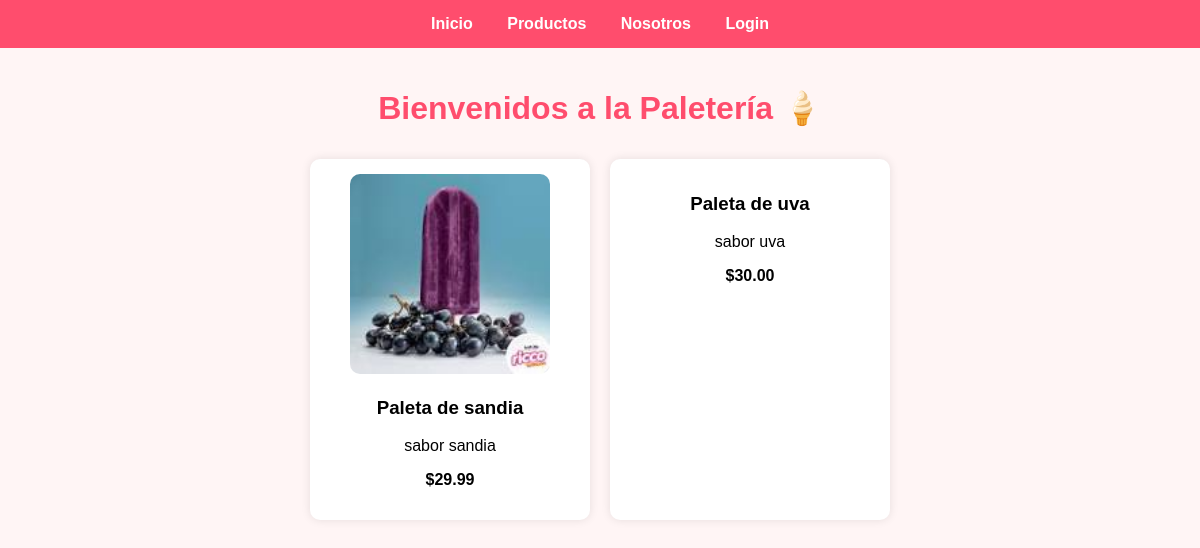
Before: / with the older database file.
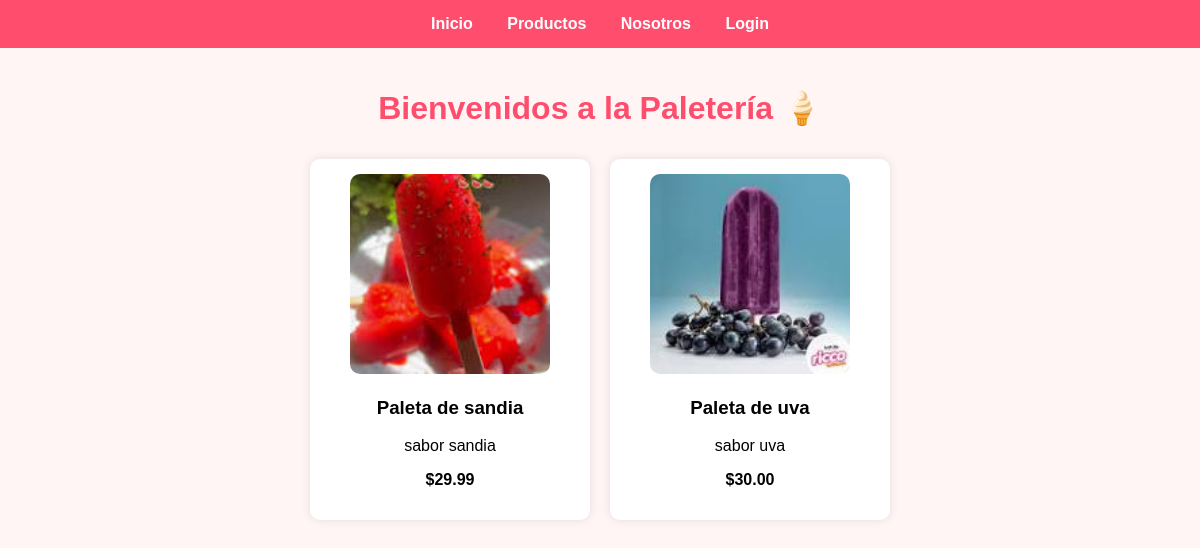
After: the same page with the newer database file.
### store/models.py (models this page shows, shortened)
class Product(models.Model):
    name = models.CharField(max_length=100)
    description = models.TextField()
    price = models.DecimalField(max_digits=6, decimal_places=2)
    categoria = models.ForeignKey(
    Categoria,
    on_delete=models.CASCADE,
    related_name='productos',
    null=True,
    blank=True
    )
    imagen = models.ImageField(upload_to='productos/', blank=True, null=True)
    disponible = models.BooleanField(default=True)

### store/views.py (the view)
# urls.py: 2. Add a URL to urlpatterns:  path('', views.home, name='home')
def home(request):
    products = Product.objects.all()
    return render(request, 'store/home.html', {'products': products})

### store/templates/store/home.html
{% extends 'store/base.html' %}
{% block content %}
<h1>Bienvenidos a la Paletería 🍦</h1>
<div style="display:flex; flex-wrap:wrap; justify-content:center;">
{% for product in products %}
<div class="card" style="width:250px; text-align:center;">
    {% if product.imagen %}
        <img src="{{ product.imagen.url }}"
             width="200"
             height="200"
             style="border-radius:10px;">
    {% endif %}
    <h3>{{ product.name }}</h3>
    <p>{{ product.description }}</p>
    <p><strong>${{ product.price }}</strong></p>
</div>
{% endfor %}
</div>
{% endblock %}

Changed rows visible on the page:
changed Product "Paleta de sandia": imagen: a different picture
changed Product "Paleta de uva": imagen: picture added
